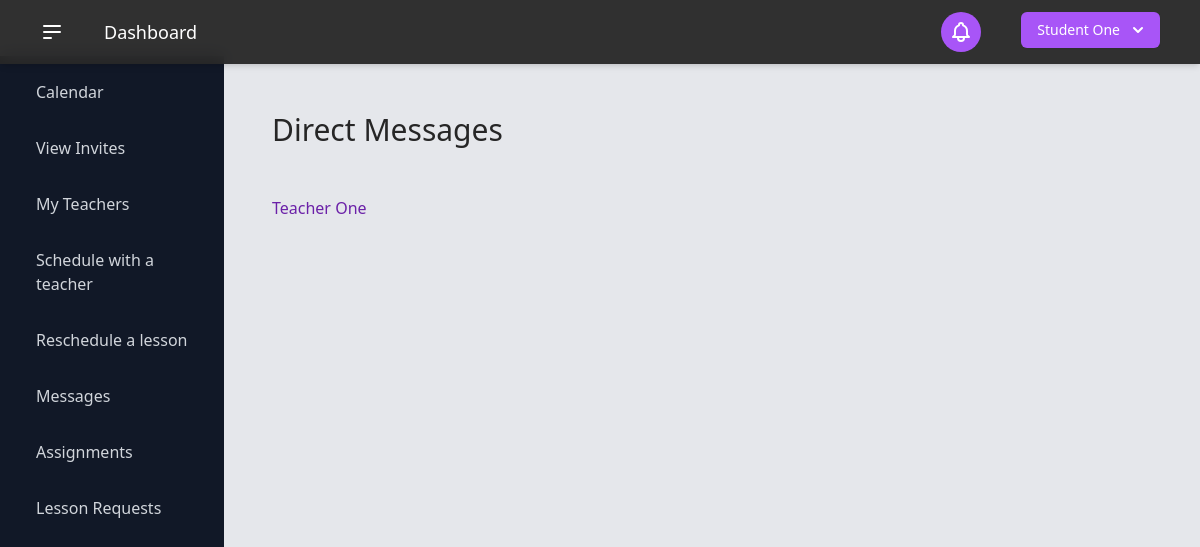
Page /messages/ (signed in) on the earlier database version.
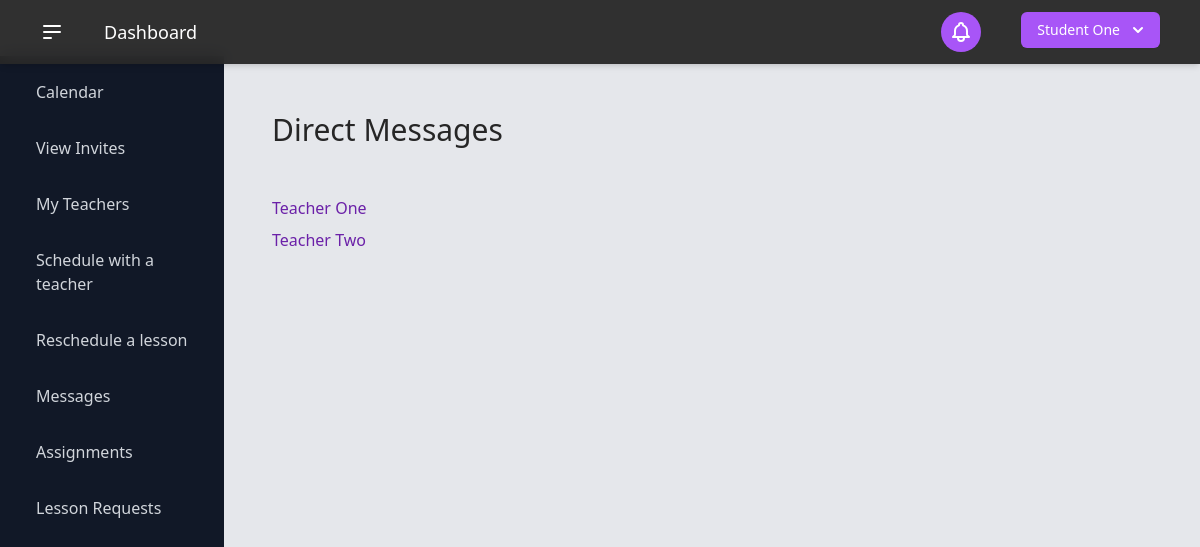
Same page on the later database version.
### users/models.py (models this page shows, shortened)
class User(AbstractBaseUser):
    USER_TYPE_CHOICES = (
        (1, "Student"),
        (2, "Teacher"),
    )
    user_type = models.PositiveSmallIntegerField(
        choices=USER_TYPE_CHOICES,
        default=1,
    )
    email = models.EmailField(
        "email address",
        max_length=255,
        unique=True,
        validators=[EmailValidator(message="Enter a valid email address.")],
    )
    first_name = models.CharField(
        "first name",
        max_length=150,
        validators=[
            RegexValidator(r"^[a-zA-Z\s]+$", "Enter a valid first name (letters only).")
        ],
    )
    last_name = models.CharField(
        "last name",
        max_length=150,
        validators=[
            RegexValidator(r"^[a-zA-Z\s]+$", "Enter a valid last name (letters only).")
        ],
    )
    password = models.CharField(
        "password",
        max_length=255,
        validators=[
            MinLengthValidator(6),
            RegexValidator(
                r"^(?=.*[a-z])(?=.*[A-Z])(?=.*\d)[A-Za-z\d]{6,}$",
                "Password must have at least 6 characters, including a number and a capital letter.",
            ),
        ],
    )
    contact_number = PhoneNumberField()
    date_of_birth = models.DateField("date of birth")
    two_factor_enabled = models.BooleanField(default=False)
    two_factor_code = models.CharField(max_length=6, blank=True, null=True)
    two_factor_code_expiry = models.DateTimeField(blank=True, null=True)
    password_reset_token = models.CharField(max_length=100, null=True, blank=True)
    password_reset_token_created_at = models.DateTimeField(null=True, blank=True)
    objects = UserManager()
    USERNAME_FIELD = "email"
    REQUIRED_FIELDS = ["__all__"]
    def get_full_name(self):
        return f"{self.first_name} {self.last_name}"

### communications/views.py (the view)
# urls.py: path("messages/", views.message_list, name="message_list"),
@login_required
def message_list(request):
    if request.user.user_type == 1:
        users = User.objects.filter(user_type=2)
    else:
        users = User.objects.filter(user_type=1)
    return render(request, "communications/message_list.html", {"users": users})

### templates/communications/message_list.html
{% extends "_dashboard.html" %}
{% block name %} Direct Messages {% endblock %}
{% block content %}
<div class="container mx-auto py-8">
    <ul class="space-y-2">
        {% for user in users %}
            <li>
                <a href="{% url 'direct_message' user.id %}" class="text-purple-800">
                    {{ user.get_full_name }}
                </a>
            </li>
        {% empty %}
            <li>No users available to message.</li>
        {% endfor %}
    </ul>
</div>
{% endblock %}

Differences in the rows shown:
added User: get_full_name "Teacher Two"
